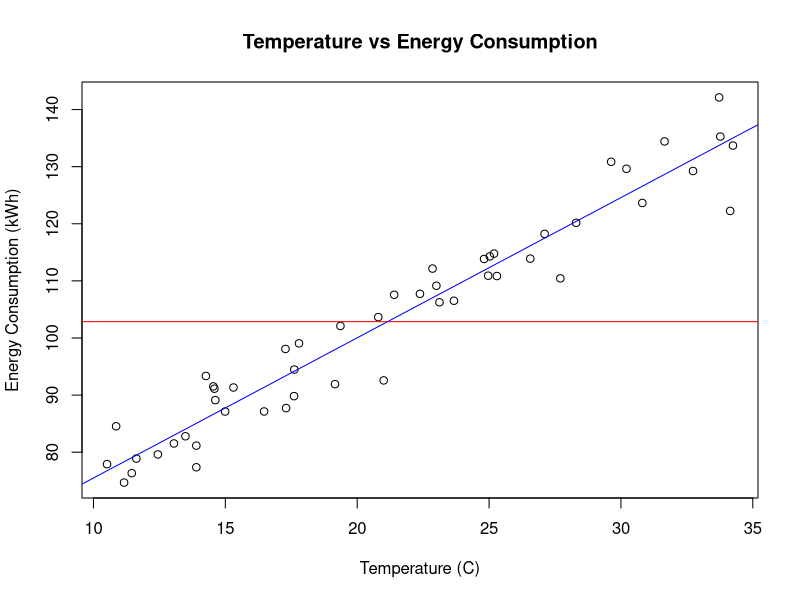

Here is the R script that generated this plot:
## ---- chunk 1
knitr::opts_chunk$set(echo = TRUE)
## ---- chunk 2
data <- read.csv("./datasets/Dataset.csv")
## ---- chunk 3
null_model <- lm(Energy_Consumption_kWh ~ 1, data = data)
## ---- chunk 4
null_model$coefficients
mean(data$Energy_Consumption_kWh)
sse_null <- sum(resid(null_model)^2)
sse_null
summary(null_model)
## ---- chunk 5
sim_lin_reg = lm(data$Energy_Consumption_kWh ~ data$Temperature_C, data = data)
## ---- chunk 6
summary(sim_lin_reg)
sse_lin <- sum(resid(sim_lin_reg)^2)
## ---- chunk 7
sse_null
sse_lin
## ---- chunk 8
plot(data$Temperature_C, data$Energy_Consumption_kWh, xlab = "Temperature (C)",
     ylab = "Energy Consumption (kWh)", main = "Temperature vs Energy Consumption")
abline(null_model, col = "red")
abline(sim_lin_reg, col = "blue")
## ---- chunk 9
summary(null_model)
## ---- chunk 10
summary(sim_lin_reg)
## ---- chunk 11
ci = predict(null_model, interval="confidence", level = 0.95)
ci
## ---- chunk 12
pi = predict(null_model, interval="prediction", level = 0.95)
pi
## ---- chunk 13
ci_slr = predict(sim_lin_reg, interval="confidence", level=0.95)
ci_slr
## ---- chunk 14
pi_slr = predict(sim_lin_reg, interval="prediction", level=0.95)
pi_slr
